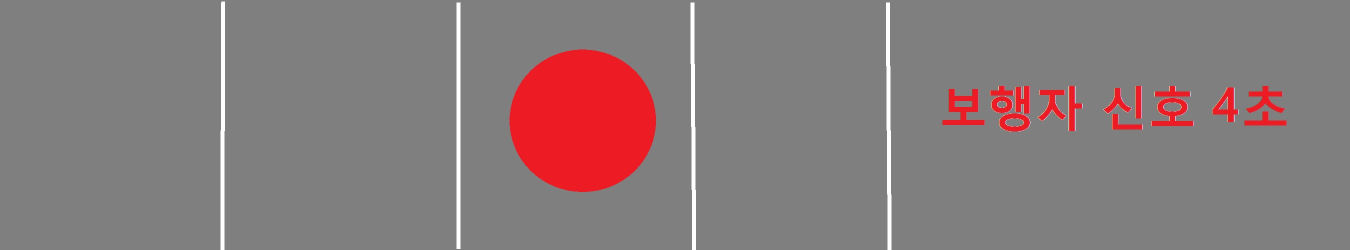
#> input picture nextlevel_files/3projec/img/man004.jpg, 2700 x 500 px, found by its file name (shown at 1/2 size)
$ python test123.py
#> lines starting #> are read from the running program, lines starting #| are printed output that depends on the picture
import cv2
# [7 lines of commented-out code are left out]

img_src = cv2.imread("./img/man004.jpg")
#> img_src is the input picture: shape (500, 2700, 3); mean B, G, R 122.9, 122.3, 135.5
img = cv2.resize(img_src, dsize=(0, 0), fx=0.7, fy=0.9, interpolation=cv2.INTER_LINEAR)
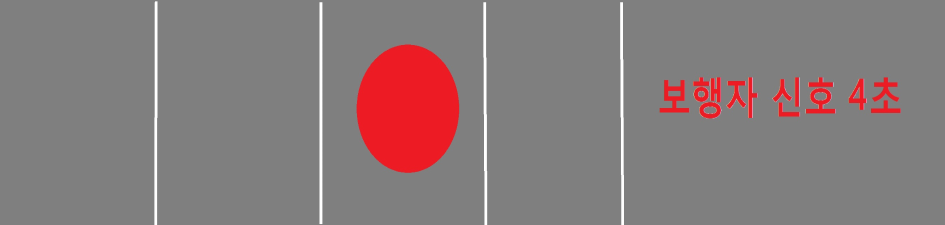
#> img: shape (450, 1890, 3) (shown at 1/2 size); mean B, G, R 122.9, 122.3, 135.5

winname = "test"
cv2.namedWindow(winname, cv2.WINDOW_NORMAL)   # create a named window
cv2.setWindowProperty(winname, cv2.WND_PROP_FULLSCREEN, cv2.WINDOW_FULLSCREEN)
cv2.moveWindow(winname, 0, 0)   # Move it to (40, 30)
cv2.imshow(winname, img)
cv2.resizeWindow(winname, 400, 50)
cv2.waitKey()
cv2.destroyAllWindows()
# cvNamedWindow("Name", CV_WINDOW_NORMAL);
# cvSetWindowProperty("Name", CV_WND_PROP_FULLSCREEN, CV_WINDOW_FULLSCREEN);
# cvShowImage("Name", your_image);
